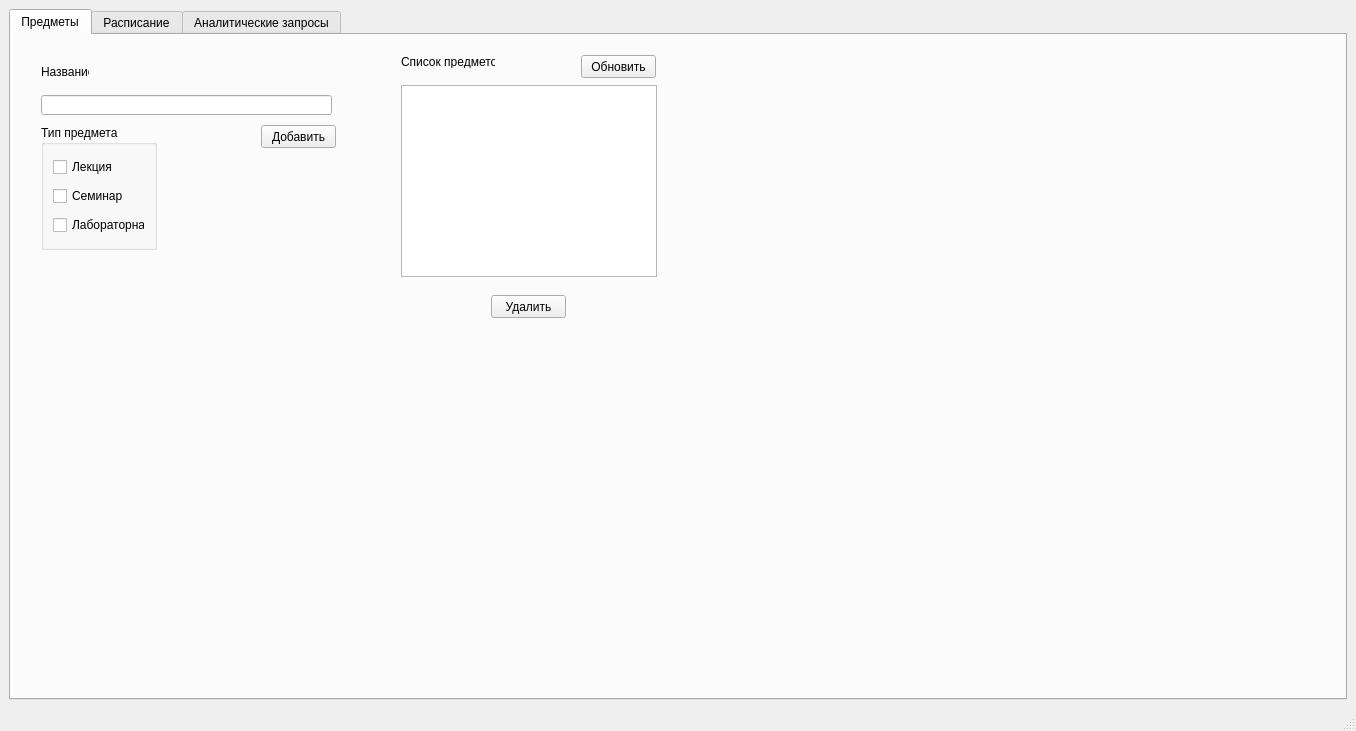
<?xml version="1.0" encoding="UTF-8"?>
<ui version="4.0">
 <class>MainWindow</class>
 <widget class="QMainWindow" name="MainWindow">
  <property name="geometry">
   <rect>
    <x>0</x>
    <y>0</y>
    <width>1356</width>
    <height>731</height>
   </rect>
  </property>
  <property name="windowTitle">
   <string>MainWindow</string>
  </property>
  <widget class="QWidget" name="centralwidget">
   <layout class="QGridLayout" name="gridLayout">
    <item row="0" column="0">
     <widget class="QTabWidget" name="tabWidget">
      <property name="currentIndex">
       <number>0</number>
      </property>
      <widget class="QWidget" name="tab_subject">
       <attribute name="title">
        <string>Предметы</string>
       </attribute>
       <widget class="QListWidget" name="listWidget_subject">
        <property name="geometry">
         <rect>
          <x>390</x>
          <y>50</y>
          <width>256</width>
          <height>192</height>
         </rect>
        </property>
       </widget>
       <widget class="QLabel" name="label">
        <property name="geometry">
         <rect>
          <x>390</x>
          <y>20</y>
          <width>94</width>
          <height>13</height>
         </rect>
        </property>
        <property name="text">
         <string>Список предметов</string>
        </property>
       </widget>
       <widget class="QPushButton" name="btn_save">
        <property name="geometry">
         <rect>
          <x>250</x>
          <y>90</y>
          <width>75</width>
          <height>23</height>
         </rect>
        </property>
        <property name="text">
         <string>Добавить</string>
        </property>
       </widget>
       <widget class="QPushButton" name="btn_del">
        <property name="geometry">
         <rect>
          <x>480</x>
          <y>260</y>
          <width>75</width>
          <height>23</height>
         </rect>
        </property>
        <property name="text">
         <string>Удалить</string>
        </property>
       </widget>
       <widget class="QLabel" name="label_2">
        <property name="geometry">
         <rect>
          <x>30</x>
          <y>30</y>
          <width>48</width>
          <height>13</height>
         </rect>
        </property>
        <property name="text">
         <string>Название</string>
        </property>
       </widget>
       <widget class="QLineEdit" name="lineEdit_subject">
        <property name="geometry">
         <rect>
          <x>30</x>
          <y>60</y>
          <width>291</width>
          <height>20</height>
         </rect>
        </property>
       </widget>
       <widget class="QPushButton" name="btn_upd">
        <property name="geometry">
         <rect>
          <x>570</x>
          <y>20</y>
          <width>75</width>
          <height>23</height>
         </rect>
        </property>
        <property name="text">
         <string>Обновить</string>
        </property>
       </widget>
       <widget class="QGroupBox" name="groupBox_Type">
        <property name="geometry">
         <rect>
          <x>30</x>
          <y>90</y>
          <width>116</width>
          <height>125</height>
         </rect>
        </property>
        <property name="title">
         <string>Тип предмета</string>
        </property>
        <layout class="QVBoxLayout" name="verticalLayout">
         <item>
          <widget class="QCheckBox" name="cb_lecture">
           <property name="text">
            <string>Лекция</string>
           </property>
          </widget>
         </item>
         <item>
          <widget class="QCheckBox" name="cb_seminar">
           <property name="text">
            <string>Семинар</string>
           </property>
          </widget>
         </item>
         <item>
          <widget class="QCheckBox" name="cb_laboratory">
           <property name="text">
            <string>Лабораторная</string>
           </property>
          </widget>
         </item>
        </layout>
       </widget>
      </widget>
      <widget class="QWidget" name="tab_3">
       <attribute name="title">
        <string>Расписание</string>
       </attribute>
       <widget class="QTableWidget" name="tableWidget_Schedule">
        <property name="geometry">
         <rect>
          <x>9</x>
          <y>9</y>
          <width>1271</width>
          <height>221</height>
         </rect>
        </property>
        <property name="gridStyle">
         <enum>Qt::SolidLine</enum>
        </property>
        <property name="sortingEnabled">
         <bool>true</bool>
        </property>
        <attribute name="horizontalHeaderCascadingSectionResizes">
         <bool>false</bool>
        </attribute>
        <attribute name="verticalHeaderCascadingSectionResizes">
         <bool>true</bool>
        </attribute>
        <attribute name="verticalHeaderDefaultSectionSize">
         <number>40</number>
        </attribute>
        <column>
         <property name="text">
          <string>Дата</string>
         </property>
        </column>
        <column>
         <property name="text">
          <string>Время начала</string>
         </property>
        </column>
        <column>
         <property name="text">
          <string>Время окончания</string>
         </property>
        </column>
        <column>
         <property name="text">
          <string>Курс</string>
         </property>
        </column>
        <column>
         <property name="text">
          <string>Номер группы</string>
         </property>
        </column>
        <column>
         <property name="text">
          <string>Номер подгруппы</string>
         </property>
        </column>
        <column>
         <property name="text">
          <string>Название предмета</string>
         </property>
        </column>
        <column>
         <property name="text">
          <string>Тип предмета</string>
         </property>
        </column>
        <column>
         <property name="text">
          <string>ФИО преподавателя</string>
         </property>
        </column>
        <column>
         <property name="text">
          <string>Корпус</string>
         </property>
        </column>
        <column>
         <property name="text">
          <string>Номер аудитории</string>
         </property>
        </column>
        <column>
         <property name="text">
          <string>Литера аудитории</string>
         </property>
        </column>
       </widget>
       <widget class="QPushButton" name="btn_refreshShedule">
        <property name="geometry">
         <rect>
          <x>1200</x>
          <y>240</y>
          <width>75</width>
          <height>23</height>
         </rect>
        </property>
        <property name="text">
         <string>Обновить</string>
        </property>
       </widget>
       <widget class="QPushButton" name="btn_addSchedule">
        <property name="geometry">
         <rect>
          <x>10</x>
          <y>240</y>
          <width>75</width>
          <height>23</height>
         </rect>
        </property>
        <property name="text">
         <string>Добавить</string>
        </property>
       </widget>
       <widget class="QGroupBox" name="groupBox_CreateSchedule">
        <property name="enabled">
         <bool>false</bool>
        </property>
        <property name="geometry">
         <rect>
          <x>10</x>
          <y>280</y>
          <width>731</width>
          <height>281</height>
         </rect>
        </property>
        <property name="title">
         <string>Создание</string>
        </property>
        <widget class="QLabel" name="label_6">
         <property name="geometry">
          <rect>
           <x>10</x>
           <y>40</y>
           <width>90</width>
           <height>13</height>
          </rect>
         </property>
         <property name="text">
          <string>Дата проведения</string>
         </property>
        </widget>
        <widget class="QComboBox" name="cb_nameCouple">
         <property name="geometry">
          <rect>
           <x>10</x>
           <y>170</y>
           <width>150</width>
           <height>20</height>
          </rect>
         </property>
         <item>
          <property name="text">
           <string>Дискретная математика</string>
          </property>
         </item>
        </widget>
        <widget class="QLabel" name="label_10">
         <property name="geometry">
          <rect>
           <x>610</x>
           <y>40</y>
           <width>90</width>
           <height>13</height>
          </rect>
         </property>
         <property name="text">
          <string>Номер подгруппы</string>
         </property>
        </widget>
        <widget class="QComboBox" name="cb_numGroup">
         <property name="geometry">
          <rect>
           <x>500</x>
           <y>70</y>
           <width>69</width>
           <height>22</height>
          </rect>
         </property>
        </widget>
        <widget class="QLabel" name="label_7">
         <property name="geometry">
          <rect>
           <x>150</x>
           <y>40</y>
           <width>60</width>
           <height>13</height>
          </rect>
         </property>
         <property name="text">
          <string>Номер пары</string>
         </property>
        </widget>
        <widget class="QComboBox" name="cb_numCourse">
         <property name="geometry">
          <rect>
           <x>390</x>
           <y>70</y>
           <width>69</width>
           <height>22</height>
          </rect>
         </property>
        </widget>
        <widget class="QLabel" name="label_endCouple">
         <property name="geometry">
          <rect>
           <x>240</x>
           <y>90</y>
           <width>101</width>
           <height>16</height>
          </rect>
         </property>
         <property name="text">
          <string>Конец: </string>
         </property>
        </widget>
        <widget class="QComboBox" name="cb_numSubgroup">
         <property name="geometry">
          <rect>
           <x>610</x>
           <y>70</y>
           <width>69</width>
           <height>22</height>
          </rect>
         </property>
        </widget>
        <widget class="QPushButton" name="btn_saveSchedule">
         <property name="geometry">
          <rect>
           <x>640</x>
           <y>240</y>
           <width>75</width>
           <height>23</height>
          </rect>
         </property>
         <property name="text">
          <string>Применить</string>
         </property>
        </widget>
        <widget class="QLabel" name="label_13">
         <property name="geometry">
          <rect>
           <x>10</x>
           <y>210</y>
           <width>80</width>
           <height>13</height>
          </rect>
         </property>
         <property name="text">
          <string>Преподаватель</string>
         </property>
        </widget>
        <widget class="QComboBox" name="cb_typeCouple">
         <property name="geometry">
          <rect>
           <x>180</x>
           <y>170</y>
           <width>91</width>
           <height>22</height>
          </rect>
         </property>
        </widget>
        <widget class="QLabel" name="label_9">
         <property name="geometry">
          <rect>
           <x>500</x>
           <y>40</y>
           <width>71</width>
           <height>13</height>
          </rect>
         </property>
         <property name="text">
          <string>Номер группы</string>
         </property>
        </widget>
        <widget class="QLabel" name="label_startCouple">
         <property name="geometry">
          <rect>
           <x>240</x>
           <y>50</y>
           <width>101</width>
           <height>16</height>
          </rect>
         </property>
         <property name="text">
          <string>Начало: </string>
         </property>
        </widget>
        <widget class="QComboBox" name="cb_nameTeacher">
         <property name="geometry">
          <rect>
           <x>10</x>
           <y>240</y>
           <width>241</width>
           <height>22</height>
          </rect>
         </property>
        </widget>
        <widget class="QDateEdit" name="dateEdit_dateCouple">
         <property name="geometry">
          <rect>
           <x>10</x>
           <y>70</y>
           <width>110</width>
           <height>22</height>
          </rect>
         </property>
        </widget>
        <widget class="QComboBox" name="cb_timeCouple">
         <property name="geometry">
          <rect>
           <x>150</x>
           <y>70</y>
           <width>69</width>
           <height>22</height>
          </rect>
         </property>
        </widget>
        <widget class="QLabel" name="label_12">
         <property name="geometry">
          <rect>
           <x>180</x>
           <y>140</y>
           <width>70</width>
           <height>13</height>
          </rect>
         </property>
         <property name="text">
          <string>Тип предмета</string>
         </property>
        </widget>
        <widget class="QLabel" name="label_8">
         <property name="geometry">
          <rect>
           <x>390</x>
           <y>40</y>
           <width>63</width>
           <height>13</height>
          </rect>
         </property>
         <property name="text">
          <string>Номер курса</string>
         </property>
        </widget>
        <widget class="QLabel" name="label_11">
         <property name="geometry">
          <rect>
           <x>10</x>
           <y>140</y>
           <width>100</width>
           <height>13</height>
          </rect>
         </property>
         <property name="text">
          <string>Название предмета</string>
         </property>
        </widget>
        <widget class="QComboBox" name="cb_dormitory">
         <property name="geometry">
          <rect>
           <x>390</x>
           <y>160</y>
           <width>69</width>
           <height>22</height>
          </rect>
         </property>
        </widget>
        <widget class="QLabel" name="label_14">
         <property name="geometry">
          <rect>
           <x>390</x>
           <y>130</y>
           <width>47</width>
           <height>13</height>
          </rect>
         </property>
         <property name="text">
          <string>Корпус</string>
         </property>
        </widget>
        <widget class="QLabel" name="label_16">
         <property name="geometry">
          <rect>
           <x>590</x>
           <y>130</y>
           <width>47</width>
           <height>13</height>
          </rect>
         </property>
         <property name="text">
          <string>Литера</string>
         </property>
        </widget>
        <widget class="QLabel" name="label_15">
         <property name="geometry">
          <rect>
           <x>490</x>
           <y>130</y>
           <width>56</width>
           <height>13</height>
          </rect>
         </property>
         <property name="text">
          <string>Аудитория</string>
         </property>
        </widget>
        <widget class="QComboBox" name="cb_characher">
         <property name="geometry">
          <rect>
           <x>590</x>
           <y>160</y>
           <width>69</width>
           <height>22</height>
          </rect>
         </property>
        </widget>
        <widget class="QComboBox" name="cb_auditorium">
         <property name="geometry">
          <rect>
           <x>490</x>
           <y>160</y>
           <width>69</width>
           <height>22</height>
          </rect>
         </property>
        </widget>
        <widget class="QPushButton" name="btn_cancelSchedule">
         <property name="geometry">
          <rect>
           <x>540</x>
           <y>240</y>
           <width>75</width>
           <height>23</height>
          </rect>
         </property>
         <property name="text">
          <string>Отмена</string>
         </property>
        </widget>
       </widget>
      </widget>
      <widget class="QWidget" name="tab_2">
       <attribute name="title">
        <string>Аналитические запросы</string>
       </attribute>
       <widget class="QGroupBox" name="groupBox">
        <property name="geometry">
         <rect>
          <x>20</x>
          <y>30</y>
          <width>561</width>
          <height>151</height>
         </rect>
        </property>
        <property name="title">
         <string>Среднее количество пар у преподавателя</string>
        </property>
        <widget class="QComboBox" name="cb_teacher">
         <property name="geometry">
          <rect>
           <x>40</x>
           <y>50</y>
           <width>231</width>
           <height>21</height>
          </rect>
         </property>
        </widget>
        <widget class="QLabel" name="label_3">
         <property name="geometry">
          <rect>
           <x>40</x>
           <y>30</y>
           <width>80</width>
           <height>13</height>
          </rect>
         </property>
         <property name="text">
          <string>Преподаватель</string>
         </property>
        </widget>
        <widget class="QDateEdit" name="dateEdit_firstDate">
         <property name="geometry">
          <rect>
           <x>310</x>
           <y>50</y>
           <width>110</width>
           <height>22</height>
          </rect>
         </property>
        </widget>
        <widget class="QLabel" name="label_4">
         <property name="geometry">
          <rect>
           <x>310</x>
           <y>30</y>
           <width>107</width>
           <height>13</height>
          </rect>
         </property>
         <property name="text">
          <string>Первый день недели</string>
         </property>
        </widget>
        <widget class="QLineEdit" name="lineEdit_result1">
         <property name="geometry">
          <rect>
           <x>460</x>
           <y>50</y>
           <width>71</width>
           <height>20</height>
          </rect>
         </property>
         <property name="readOnly">
          <bool>true</bool>
         </property>
        </widget>
        <widget class="QLabel" name="label_5">
         <property name="geometry">
          <rect>
           <x>460</x>
           <y>30</y>
           <width>53</width>
           <height>13</height>
          </rect>
         </property>
         <property name="text">
          <string>Результат</string>
         </property>
        </widget>
        <widget class="QPushButton" name="btn_calcAvg">
         <property name="geometry">
          <rect>
           <x>460</x>
           <y>100</y>
           <width>75</width>
           <height>23</height>
          </rect>
         </property>
         <property name="text">
          <string>Рассчитать</string>
         </property>
        </widget>
       </widget>
       <widget class="QGroupBox" name="groupBox_2">
        <property name="geometry">
         <rect>
          <x>20</x>
          <y>210</y>
          <width>571</width>
          <height>301</height>
         </rect>
        </property>
        <property name="title">
         <string>Показать свободные аудитории</string>
        </property>
        <widget class="QTableWidget" name="tableWidget_FreeAuditorium">
         <property name="geometry">
          <rect>
           <x>40</x>
           <y>80</y>
           <width>501</width>
           <height>192</height>
          </rect>
         </property>
         <property name="sortingEnabled">
          <bool>true</bool>
         </property>
        </widget>
        <widget class="QDateTimeEdit" name="dateTimeEdit_FreeAuditorium">
         <property name="geometry">
          <rect>
           <x>40</x>
           <y>40</y>
           <width>194</width>
           <height>22</height>
          </rect>
         </property>
         <property name="calendarPopup">
          <bool>true</bool>
         </property>
        </widget>
        <widget class="QPushButton" name="btn_getFreeAuditorium">
         <property name="geometry">
          <rect>
           <x>460</x>
           <y>40</y>
           <width>75</width>
           <height>23</height>
          </rect>
         </property>
         <property name="text">
          <string>Показать</string>
         </property>
        </widget>
       </widget>
      </widget>
     </widget>
    </item>
   </layout>
  </widget>
  <widget class="QMenuBar" name="menubar">
   <property name="geometry">
    <rect>
     <x>0</x>
     <y>0</y>
     <width>1356</width>
     <height>21</height>
    </rect>
   </property>
  </widget>
  <widget class="QStatusBar" name="statusbar"/>
 </widget>
 <resources/>
 <connections/>
</ui>
